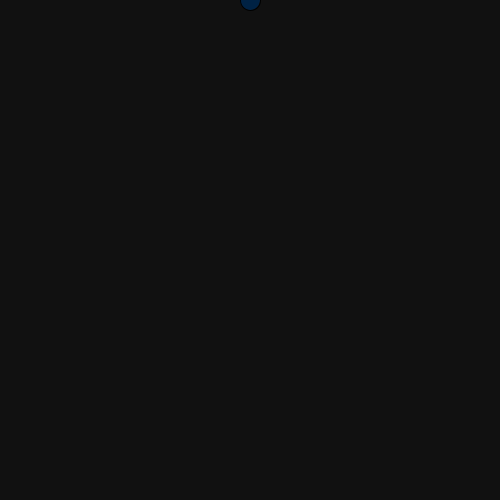
Frame 1 (no input)
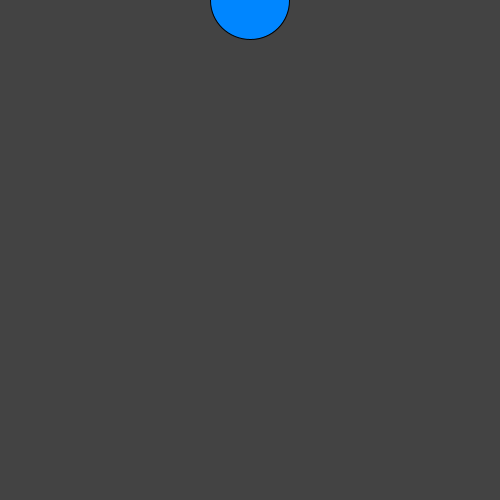
Frame 60 (the mouse pressed at the canvas centre just before this capture)
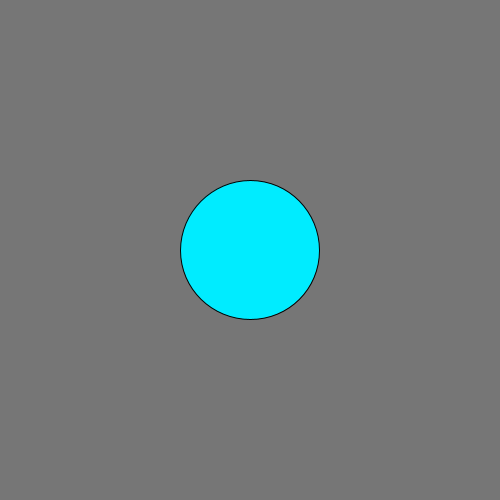
Frame 120 (the mouse held since frame 60 and released just before this capture)

The Processing sketch that drew these frames (run headless with seeded random() and noise(); from frame 60 on, the mouse is pressed at the canvas centre):

// Processing sketch: processing_18459
// ── processing_18459.pde

void setup(){
  size(500,500);
  frameRate(50);
}
int x = 20;
int y = 20;
void draw(){
  colorMode(RGB,300);
  background(x);
fill(1,x*2,y*4);
  ellipse(250,mouseY,x,y);
  y++;
  x++;
}
